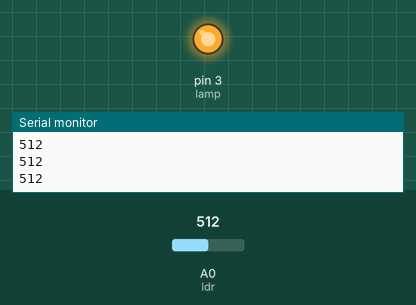
This sketch was run on a simulated Arduino Uno, built with avr-gcc and run on an emulated ATmega328P. Parts: output pins drawn as LEDs (lit = HIGH), the last lines printed to the serial monitor. The test bench sets the inputs (shaded band); at power-on: A0 (ldr) = 512.

Above: at 1.2 s.
1.3 s: A0 (ldr) set to 909
2.8 s: A0 (ldr) set to 927
At 3.7 s:
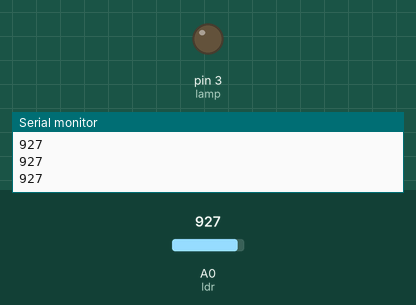
4.3 s: A0 (ldr) set to 910
At 4.8 s:
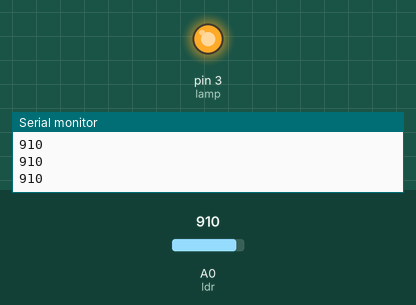
5.8 s: A0 (ldr) set to 930
At 7.2 s:
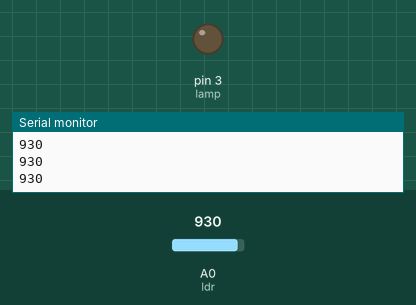
Timing chart, 0 to 8.3 s (numbered marks = the images above; inputs shaded):
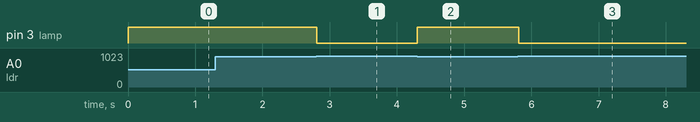

Measured:
- the behaviour switches between 919 and 920 on A0 (ldr) (found by bisection; images 0 and 1)
- after the input at 2.8 s, pin 3 (lamp): HIGH → LOW at once
- after the input at 4.3 s, pin 3 (lamp): LOW → HIGH at once
- after the input at 5.8 s, pin 3 (lamp): HIGH → LOW at once

The sketch:

gentes_com_fotoc_lula_ou_sensor_de_luminosidade_com_arduino1.ino
```cpp
int lamp = 3; // Envio de Sinal para Circuito de Potência
int ldr = A0; // Sinal Analógico de Fotorresistor LDR
int valorldr = 0; // Valor Inicial da Leitura Analógica de LDR
void setup() {
  pinMode(lamp, OUTPUT); // Declara Saída para Circuito de Potência
  pinMode (ldr, INPUT); // Declara Entrada para Sinal Analógico do Fotorresistor
  Serial.begin(9600); // Declara Velocidade de Comunicação Serial
}
void loop() {
  valorldr = analogRead(ldr); // Leitura Analógica no Fotorresistor LDR
  Serial.println(valorldr); // Print de Valores Analógicos em Serial
  if((valorldr) < 920){
    digitalWrite(lamp, HIGH); // Aciona Circuito de Potência
  }
  else{
    digitalWrite(lamp, LOW); // Desliga Circuito de Potência
  }
}
```
